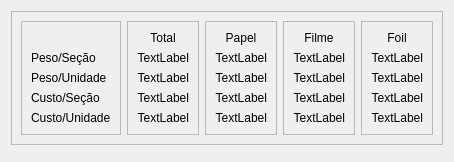
       <widget class="QWidget" name="tab_2">
        <attribute name="title">
         <string>Material/Custos</string>
        </attribute>
        <layout class="QVBoxLayout" name="verticalLayout_9">
         <item>
          <widget class="QFrame" name="frame_6">
           <property name="frameShape">
            <enum>QFrame::StyledPanel</enum>
           </property>
           <property name="frameShadow">
            <enum>QFrame::Raised</enum>
           </property>
           <layout class="QHBoxLayout" name="horizontalLayout_6">
            <item>
             <widget class="QFrame" name="frame_8">
              <property name="frameShape">
               <enum>QFrame::StyledPanel</enum>
              </property>
              <property name="frameShadow">
               <enum>QFrame::Raised</enum>
              </property>
              <layout class="QVBoxLayout" name="verticalLayout_10">
               <item>
                <widget class="QLabel" name="label_28">
                 <property name="text">
                  <string/>
                 </property>
                </widget>
               </item>
               <item>
                <widget class="QLabel" name="label_29">
                 <property name="text">
                  <string>Peso/Seção</string>
                 </property>
                </widget>
               </item>
               <item>
                <widget class="QLabel" name="label_36">
                 <property name="text">
                  <string>Peso/Unidade</string>
                 </property>
                </widget>
               </item>
               <item>
                <widget class="QLabel" name="label_47">
                 <property name="text">
                  <string>Custo/Seção</string>
                 </property>
                </widget>
               </item>
               <item>
                <widget class="QLabel" name="label_48">
                 <property name="text">
                  <string>Custo/Unidade</string>
                 </property>
                </widget>
               </item>
              </layout>
             </widget>
            </item>
            <item>
             <widget class="QFrame" name="frame_9">
              <property name="frameShape">
               <enum>QFrame::StyledPanel</enum>
              </property>
              <property name="frameShadow">
               <enum>QFrame::Raised</enum>
              </property>
              <layout class="QVBoxLayout" name="verticalLayout_11">
               <item>
                <widget class="QLabel" name="label_50">
                 <property name="text">
                  <string>Total</string>
                 </property>
                 <property name="alignment">
                  <set>Qt::AlignCenter</set>
                 </property>
                </widget>
               </item>
               <item>
                <widget class="QLabel" name="lb_pTSec">
                 <property name="text">
                  <string>TextLabel</string>
                 </property>
                 <property name="alignment">
                  <set>Qt::AlignRight|Qt::AlignTrailing|Qt::AlignVCenter</set>
                 </property>
                </widget>
               </item>
               <item>
                <widget class="QLabel" name="lb_pTlUn">
                 <property name="text">
                  <string>TextLabel</string>
                 </property>
                 <property name="alignment">
                  <set>Qt::AlignRight|Qt::AlignTrailing|Qt::AlignVCenter</set>
                 </property>
                </widget>
               </item>
               <item>
                <widget class="QLabel" name="lb_ctSec">
                 <property name="text">
                  <string>TextLabel</string>
                 </property>
                 <property name="alignment">
                  <set>Qt::AlignRight|Qt::AlignTrailing|Qt::AlignVCenter</set>
                 </property>
                </widget>
               </item>
               <item>
                <widget class="QLabel" name="lb_ctUn">
                 <property name="text">
                  <string>TextLabel</string>
                 </property>
                 <property name="alignment">
                  <set>Qt::AlignRight|Qt::AlignTrailing|Qt::AlignVCenter</set>
                 </property>
                </widget>
               </item>
              </layout>
             </widget>
            </item>
            <item>
             <widget class="QFrame" name="frame_10">
              <property name="frameShape">
               <enum>QFrame::StyledPanel</enum>
              </property>
              <property name="frameShadow">
               <enum>QFrame::Raised</enum>
              </property>
              <layout class="QVBoxLayout" name="verticalLayout_12">
               <item>
                <widget class="QLabel" name="label_57">
                 <property name="text">
                  <string>Papel</string>
                 </property>
                 <property name="alignment">
                  <set>Qt::AlignCenter</set>
                 </property>
                </widget>
               </item>
               <item>
                <widget class="QLabel" name="lb_pPapSec">
                 <property name="text">
                  <string>TextLabel</string>
                 </property>
                 <property name="alignment">
                  <set>Qt::AlignRight|Qt::AlignTrailing|Qt::AlignVCenter</set>
                 </property>
                </widget>
               </item>
               <item>
                <widget class="QLabel" name="lb_pPapUn">
                 <property name="text">
                  <string>TextLabel</string>
                 </property>
                 <property name="alignment">
                  <set>Qt::AlignRight|Qt::AlignTrailing|Qt::AlignVCenter</set>
                 </property>
                </widget>
               </item>
               <item>
                <widget class="QLabel" name="lb_cPapSec">
                 <property name="text">
                  <string>TextLabel</string>
                 </property>
                 <property name="alignment">
                  <set>Qt::AlignRight|Qt::AlignTrailing|Qt::AlignVCenter</set>
                 </property>
                </widget>
               </item>
               <item>
                <widget class="QLabel" name="lb_cPapUn">
                 <property name="text">
                  <string>TextLabel</string>
                 </property>
                 <property name="alignment">
                  <set>Qt::AlignRight|Qt::AlignTrailing|Qt::AlignVCenter</set>
                 </property>
                </widget>
               </item>
              </layout>
             </widget>
            </item>
            <item>
             <widget class="QFrame" name="frame_11">
              <property name="frameShape">
               <enum>QFrame::StyledPanel</enum>
              </property>
              <property name="frameShadow">
               <enum>QFrame::Raised</enum>
              </property>
              <layout class="QVBoxLayout" name="verticalLayout_13">
               <item>
                <widget class="QLabel" name="label_63">
                 <property name="text">
                  <string>Filme</string>
                 </property>
                 <property name="alignment">
                  <set>Qt::AlignCenter</set>
                 </property>
                </widget>
               </item>
               <item>
                <widget class="QLabel" name="lb_pFilSec">
                 <property name="text">
                  <string>TextLabel</string>
                 </property>
                 <property name="alignment">
                  <set>Qt::AlignRight|Qt::AlignTrailing|Qt::AlignVCenter</set>
                 </property>
                </widget>
               </item>
               <item>
                <widget class="QLabel" name="lb_pFilUn">
                 <property name="text">
                  <string>TextLabel</string>
                 </property>
                 <property name="alignment">
                  <set>Qt::AlignRight|Qt::AlignTrailing|Qt::AlignVCenter</set>
                 </property>
                </widget>
               </item>
               <item>
                <widget class="QLabel" name="lb_cFilSec">
                 <property name="text">
                  <string>TextLabel</string>
                 </property>
                 <property name="alignment">
                  <set>Qt::AlignRight|Qt::AlignTrailing|Qt::AlignVCenter</set>
                 </property>
                </widget>
               </item>
               <item>
                <widget class="QLabel" name="lb_cFilUn">
                 <property name="text">
                  <string>TextLabel</string>
                 </property>
                 <property name="alignment">
                  <set>Qt::AlignRight|Qt::AlignTrailing|Qt::AlignVCenter</set>
                 </property>
                </widget>
               </item>
              </layout>
             </widget>
            </item>
            <item>
             <widget class="QFrame" name="frame_12">
              <property name="frameShape">
               <enum>QFrame::StyledPanel</enum>
              </property>
              <property name="frameShadow">
               <enum>QFrame::Raised</enum>
              </property>
              <layout class="QVBoxLayout" name="verticalLayout_14">
               <item>
                <widget class="QLabel" name="label_68">
                 <property name="text">
                  <string>Foil</string>
                 </property>
                 <property name="alignment">
                  <set>Qt::AlignCenter</set>
                 </property>
                </widget>
               </item>
               <item>
                <widget class="QLabel" name="lb_pFoSec">
                 <property name="text">
                  <string>TextLabel</string>
                 </property>
                 <property name="alignment">
                  <set>Qt::AlignRight|Qt::AlignTrailing|Qt::AlignVCenter</set>
                 </property>
                </widget>
               </item>
               <item>
                <widget class="QLabel" name="lb_pFoUn">
                 <property name="text">
                  <string>TextLabel</string>
                 </property>
                 <property name="alignment">
                  <set>Qt::AlignRight|Qt::AlignTrailing|Qt::AlignVCenter</set>
                 </property>
                </widget>
               </item>
               <item>
                <widget class="QLabel" name="lb_cFoSec">
                 <property name="text">
                  <string>TextLabel</string>
                 </property>
                 <property name="alignment">
                  <set>Qt::AlignRight|Qt::AlignTrailing|Qt::AlignVCenter</set>
                 </property>
                </widget>
               </item>
               <item>
                <widget class="QLabel" name="lb_cFoUn">
                 <property name="text">
                  <string>TextLabel</string>
                 </property>
                 <property name="alignment">
                  <set>Qt::AlignRight|Qt::AlignTrailing|Qt::AlignVCenter</set>
                 </property>
                </widget>
               </item>
              </layout>
             </widget>
            </item>
           </layout>
          </widget>
         </item>
         <item>
          <widget class="QFrame" name="frame_7">
           <property name="frameShape">
            <enum>QFrame::StyledPanel</enum>
           </property>
           <property name="frameShadow">
            <enum>QFrame::Raised</enum>
           </property>
          </widget>
         </item>
        </layout>
       </widget>
